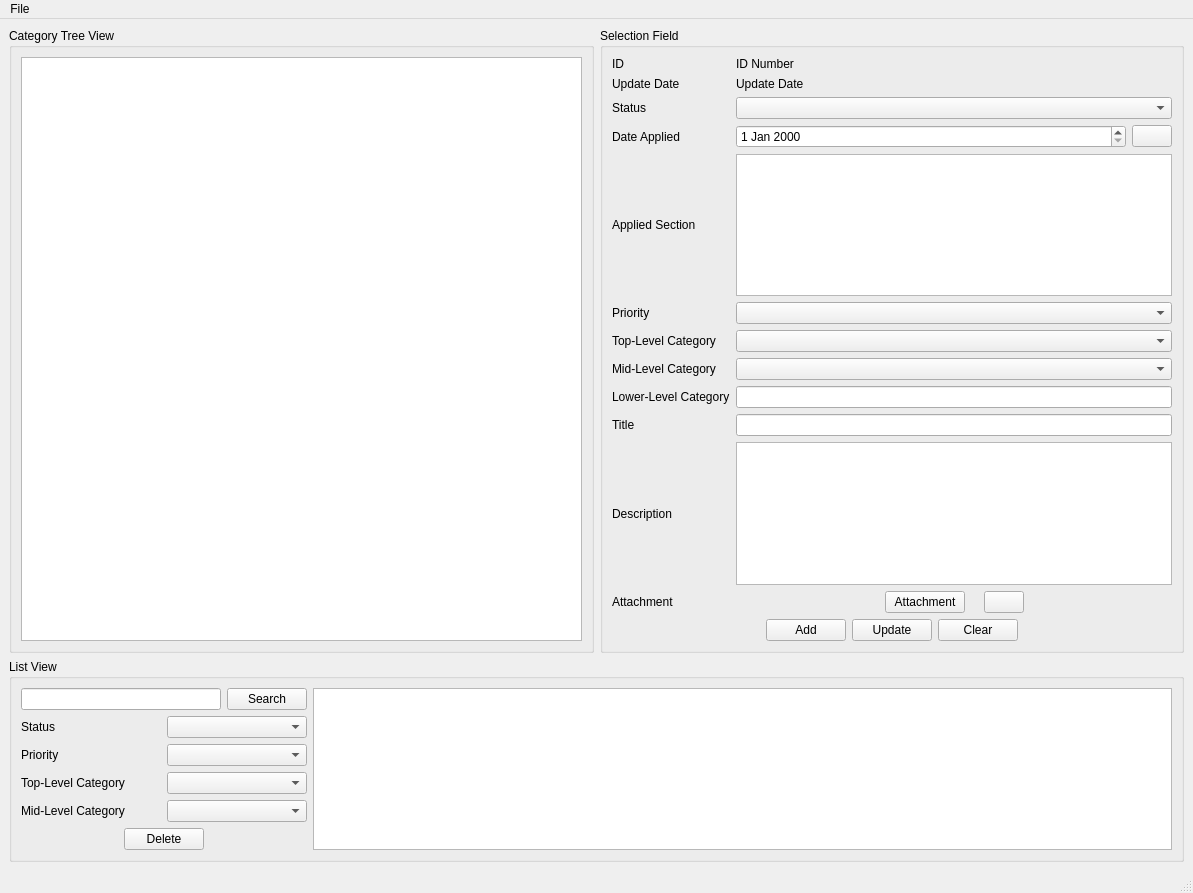
<?xml version="1.0" encoding="UTF-8"?>
<ui version="4.0">
 <class>IdeaDatabase</class>
 <widget class="QMainWindow" name="IdeaDatabase">
  <property name="geometry">
   <rect>
    <x>0</x>
    <y>0</y>
    <width>1193</width>
    <height>893</height>
   </rect>
  </property>
  <property name="windowTitle">
   <string>IdeaDatabase</string>
  </property>
  <widget class="QWidget" name="centralwidget">
   <layout class="QVBoxLayout" name="verticalLayout_4">
    <item>
     <layout class="QHBoxLayout" name="horizontalLayout_6">
      <item>
       <widget class="QGroupBox" name="groupBox">
        <property name="title">
         <string>Category Tree View</string>
        </property>
        <layout class="QVBoxLayout" name="verticalLayout">
         <item>
          <widget class="QTreeView" name="recordTreeView"/>
         </item>
        </layout>
       </widget>
      </item>
      <item>
       <widget class="QGroupBox" name="groupBox_3">
        <property name="title">
         <string>Selection Field</string>
        </property>
        <layout class="QVBoxLayout" name="verticalLayout_3">
         <item>
          <layout class="QGridLayout" name="gridLayout_2">
           <item row="4" column="0">
            <widget class="QLabel" name="label_5">
             <property name="text">
              <string>Applied Section</string>
             </property>
            </widget>
           </item>
           <item row="6" column="2">
            <widget class="QComboBox" name="topLevelCategoryComboBox"/>
           </item>
           <item row="8" column="2">
            <widget class="QLineEdit" name="lowerLevelLineEdit"/>
           </item>
           <item row="10" column="2">
            <widget class="QTextEdit" name="descriptionTextEdit"/>
           </item>
           <item row="4" column="2">
            <widget class="QTextEdit" name="appliedSectionTextEdit"/>
           </item>
           <item row="7" column="0">
            <widget class="QLabel" name="label_8">
             <property name="text">
              <string>Mid-Level Category</string>
             </property>
            </widget>
           </item>
           <item row="0" column="2">
            <widget class="QLabel" name="idLabel">
             <property name="text">
              <string>ID Number</string>
             </property>
            </widget>
           </item>
           <item row="6" column="0">
            <widget class="QLabel" name="label_7">
             <property name="text">
              <string>Top-Level Category</string>
             </property>
            </widget>
           </item>
           <item row="5" column="0">
            <widget class="QLabel" name="label_6">
             <property name="text">
              <string>Priority</string>
             </property>
            </widget>
           </item>
           <item row="0" column="0">
            <widget class="QLabel" name="label">
             <property name="text">
              <string>ID</string>
             </property>
            </widget>
           </item>
           <item row="5" column="2">
            <widget class="QComboBox" name="priorityComboBox"/>
           </item>
           <item row="9" column="0">
            <widget class="QLabel" name="label_10">
             <property name="text">
              <string>Title</string>
             </property>
            </widget>
           </item>
           <item row="3" column="0">
            <widget class="QLabel" name="label_4">
             <property name="text">
              <string>Date Applied</string>
             </property>
            </widget>
           </item>
           <item row="10" column="0">
            <widget class="QLabel" name="label_11">
             <property name="text">
              <string>Description</string>
             </property>
            </widget>
           </item>
           <item row="11" column="2">
            <layout class="QHBoxLayout" name="horizontalLayout_5">
             <item>
              <spacer name="horizontalSpacer_6">
               <property name="orientation">
                <enum>Qt::Orientation::Horizontal</enum>
               </property>
               <property name="sizeHint" stdset="0">
                <size>
                 <width>40</width>
                 <height>20</height>
                </size>
               </property>
              </spacer>
             </item>
             <item>
              <widget class="QPushButton" name="attachmentPushButton">
               <property name="text">
                <string>Attachment</string>
               </property>
              </widget>
             </item>
             <item>
              <widget class="QLabel" name="attachmentLabel">
               <property name="text">
                <string/>
               </property>
              </widget>
             </item>
             <item>
              <widget class="QPushButton" name="attachmentDeletePushButton">
               <property name="text">
                <string/>
               </property>
               <property name="icon">
                <iconset resource="IdeaDatabase.qrc">
                 <normaloff>:/images/batsu</normaloff>:/images/batsu</iconset>
               </property>
              </widget>
             </item>
             <item>
              <spacer name="horizontalSpacer_5">
               <property name="orientation">
                <enum>Qt::Orientation::Horizontal</enum>
               </property>
               <property name="sizeHint" stdset="0">
                <size>
                 <width>40</width>
                 <height>20</height>
                </size>
               </property>
              </spacer>
             </item>
            </layout>
           </item>
           <item row="1" column="0">
            <widget class="QLabel" name="label_2">
             <property name="text">
              <string>Update Date</string>
             </property>
            </widget>
           </item>
           <item row="8" column="0">
            <widget class="QLabel" name="label_9">
             <property name="text">
              <string>Lower-Level Category</string>
             </property>
            </widget>
           </item>
           <item row="1" column="2">
            <widget class="QLabel" name="updateDateLabel">
             <property name="text">
              <string>Update Date</string>
             </property>
            </widget>
           </item>
           <item row="9" column="2">
            <widget class="QLineEdit" name="titleLineEdit"/>
           </item>
           <item row="2" column="0">
            <widget class="QLabel" name="label_3">
             <property name="text">
              <string>Status</string>
             </property>
            </widget>
           </item>
           <item row="7" column="2">
            <widget class="QComboBox" name="midLevelCategoryComboBox"/>
           </item>
           <item row="11" column="0">
            <widget class="QLabel" name="label_12">
             <property name="text">
              <string>Attachment</string>
             </property>
            </widget>
           </item>
           <item row="2" column="2">
            <widget class="QComboBox" name="statusComboBox"/>
           </item>
           <item row="3" column="2">
            <layout class="QHBoxLayout" name="horizontalLayout_7">
             <item>
              <widget class="QDateEdit" name="dateAppliedDateEdit"/>
             </item>
             <item>
              <widget class="QPushButton" name="calendarPushButton">
               <property name="sizePolicy">
                <sizepolicy hsizetype="Fixed" vsizetype="Fixed">
                 <horstretch>0</horstretch>
                 <verstretch>0</verstretch>
                </sizepolicy>
               </property>
               <property name="text">
                <string/>
               </property>
               <property name="icon">
                <iconset resource="IdeaDatabase.qrc">
                 <normaloff>:/images/calendar</normaloff>:/images/calendar</iconset>
               </property>
              </widget>
             </item>
            </layout>
           </item>
          </layout>
         </item>
         <item>
          <layout class="QHBoxLayout" name="horizontalLayout_3">
           <item>
            <spacer name="horizontalSpacer_3">
             <property name="orientation">
              <enum>Qt::Orientation::Horizontal</enum>
             </property>
             <property name="sizeHint" stdset="0">
              <size>
               <width>40</width>
               <height>20</height>
              </size>
             </property>
            </spacer>
           </item>
           <item>
            <widget class="QPushButton" name="addPushButton">
             <property name="text">
              <string>Add</string>
             </property>
            </widget>
           </item>
           <item>
            <widget class="QPushButton" name="updatePushButton">
             <property name="text">
              <string>Update</string>
             </property>
            </widget>
           </item>
           <item>
            <widget class="QPushButton" name="clearPushButton">
             <property name="text">
              <string>Clear</string>
             </property>
            </widget>
           </item>
           <item>
            <spacer name="horizontalSpacer_4">
             <property name="orientation">
              <enum>Qt::Orientation::Horizontal</enum>
             </property>
             <property name="sizeHint" stdset="0">
              <size>
               <width>40</width>
               <height>20</height>
              </size>
             </property>
            </spacer>
           </item>
          </layout>
         </item>
        </layout>
       </widget>
      </item>
     </layout>
    </item>
    <item>
     <widget class="QGroupBox" name="groupBox_2">
      <property name="title">
       <string>List View</string>
      </property>
      <layout class="QHBoxLayout" name="horizontalLayout_4" stretch="1,3">
       <item>
        <layout class="QVBoxLayout" name="verticalLayout_2">
         <item>
          <layout class="QHBoxLayout" name="horizontalLayout">
           <item>
            <widget class="QLineEdit" name="searchLineEdit"/>
           </item>
           <item>
            <widget class="QPushButton" name="searchPushButton">
             <property name="text">
              <string>Search</string>
             </property>
            </widget>
           </item>
          </layout>
         </item>
         <item>
          <layout class="QGridLayout" name="gridLayout">
           <item row="1" column="0">
            <widget class="QLabel" name="label_16">
             <property name="text">
              <string>Priority</string>
             </property>
            </widget>
           </item>
           <item row="3" column="1">
            <widget class="QComboBox" name="filterMidLevelCategoryComboBox"/>
           </item>
           <item row="2" column="0">
            <widget class="QLabel" name="label_14">
             <property name="text">
              <string>Top-Level Category</string>
             </property>
            </widget>
           </item>
           <item row="0" column="0">
            <widget class="QLabel" name="label_13">
             <property name="text">
              <string>Status</string>
             </property>
            </widget>
           </item>
           <item row="0" column="1">
            <widget class="QComboBox" name="filterStatusComboBox"/>
           </item>
           <item row="3" column="0">
            <widget class="QLabel" name="label_15">
             <property name="text">
              <string>Mid-Level Category</string>
             </property>
            </widget>
           </item>
           <item row="1" column="1">
            <widget class="QComboBox" name="filterPriorityComboBox"/>
           </item>
           <item row="2" column="1">
            <widget class="QComboBox" name="filterTopLevelCategoryComboBox"/>
           </item>
          </layout>
         </item>
         <item>
          <layout class="QHBoxLayout" name="horizontalLayout_2">
           <item>
            <spacer name="horizontalSpacer_2">
             <property name="orientation">
              <enum>Qt::Orientation::Horizontal</enum>
             </property>
             <property name="sizeHint" stdset="0">
              <size>
               <width>40</width>
               <height>20</height>
              </size>
             </property>
            </spacer>
           </item>
           <item>
            <widget class="QPushButton" name="deletePushButton">
             <property name="text">
              <string>Delete</string>
             </property>
            </widget>
           </item>
           <item>
            <spacer name="horizontalSpacer">
             <property name="orientation">
              <enum>Qt::Orientation::Horizontal</enum>
             </property>
             <property name="sizeHint" stdset="0">
              <size>
               <width>40</width>
               <height>20</height>
              </size>
             </property>
            </spacer>
           </item>
          </layout>
         </item>
        </layout>
       </item>
       <item>
        <widget class="QTableView" name="recordTableView">
         <property name="sizePolicy">
          <sizepolicy hsizetype="Expanding" vsizetype="Expanding">
           <horstretch>0</horstretch>
           <verstretch>0</verstretch>
          </sizepolicy>
         </property>
         <property name="minimumSize">
          <size>
           <width>0</width>
           <height>0</height>
          </size>
         </property>
         <property name="selectionMode">
          <enum>QAbstractItemView::SelectionMode::SingleSelection</enum>
         </property>
         <property name="selectionBehavior">
          <enum>QAbstractItemView::SelectionBehavior::SelectRows</enum>
         </property>
        </widget>
       </item>
      </layout>
     </widget>
    </item>
   </layout>
  </widget>
  <widget class="QMenuBar" name="menubar">
   <property name="geometry">
    <rect>
     <x>0</x>
     <y>0</y>
     <width>1193</width>
     <height>22</height>
    </rect>
   </property>
   <widget class="QMenu" name="menuFile">
    <property name="title">
     <string>File</string>
    </property>
    <addaction name="actionNew"/>
    <addaction name="actionOpen"/>
    <addaction name="actionClose"/>
    <addaction name="actionExport_to_JSON"/>
    <addaction name="actionImport_JSON"/>
    <addaction name="actionSettings"/>
   </widget>
   <addaction name="menuFile"/>
  </widget>
  <widget class="QStatusBar" name="statusbar"/>
  <action name="actionNew">
   <property name="text">
    <string>New</string>
   </property>
  </action>
  <action name="actionOpen">
   <property name="text">
    <string>Open</string>
   </property>
  </action>
  <action name="actionClose">
   <property name="text">
    <string>Close</string>
   </property>
  </action>
  <action name="actionExport_to_JSON">
   <property name="text">
    <string>Export to JSON</string>
   </property>
  </action>
  <action name="actionImport_JSON">
   <property name="text">
    <string>Import JSON</string>
   </property>
  </action>
  <action name="actionSettings">
   <property name="text">
    <string>Settings</string>
   </property>
  </action>
 </widget>
 <resources>
  <include location="IdeaDatabase.qrc"/>
 </resources>
 <connections>
  <connection>
   <sender>actionSettings</sender>
   <signal>triggered(bool)</signal>
   <receiver>IdeaDatabase</receiver>
   <slot>onSettingsClicked()</slot>
   <hints>
    <hint type="sourcelabel">
     <x>-1</x>
     <y>-1</y>
    </hint>
    <hint type="destinationlabel">
     <x>546</x>
     <y>330</y>
    </hint>
   </hints>
  </connection>
  <connection>
   <sender>recordTableView</sender>
   <signal>clicked(QModelIndex)</signal>
   <receiver>IdeaDatabase</receiver>
   <slot>onRecordTableViewSelected(QModelIndex)</slot>
   <hints>
    <hint type="sourcelabel">
     <x>521</x>
     <y>392</y>
    </hint>
    <hint type="destinationlabel">
     <x>546</x>
     <y>330</y>
    </hint>
   </hints>
  </connection>
 </connections>
 <slots>
  <slot>onSettingsClicked()</slot>
  <slot>onRecordTableViewSelected(QModelIndex)</slot>
 </slots>
</ui>
